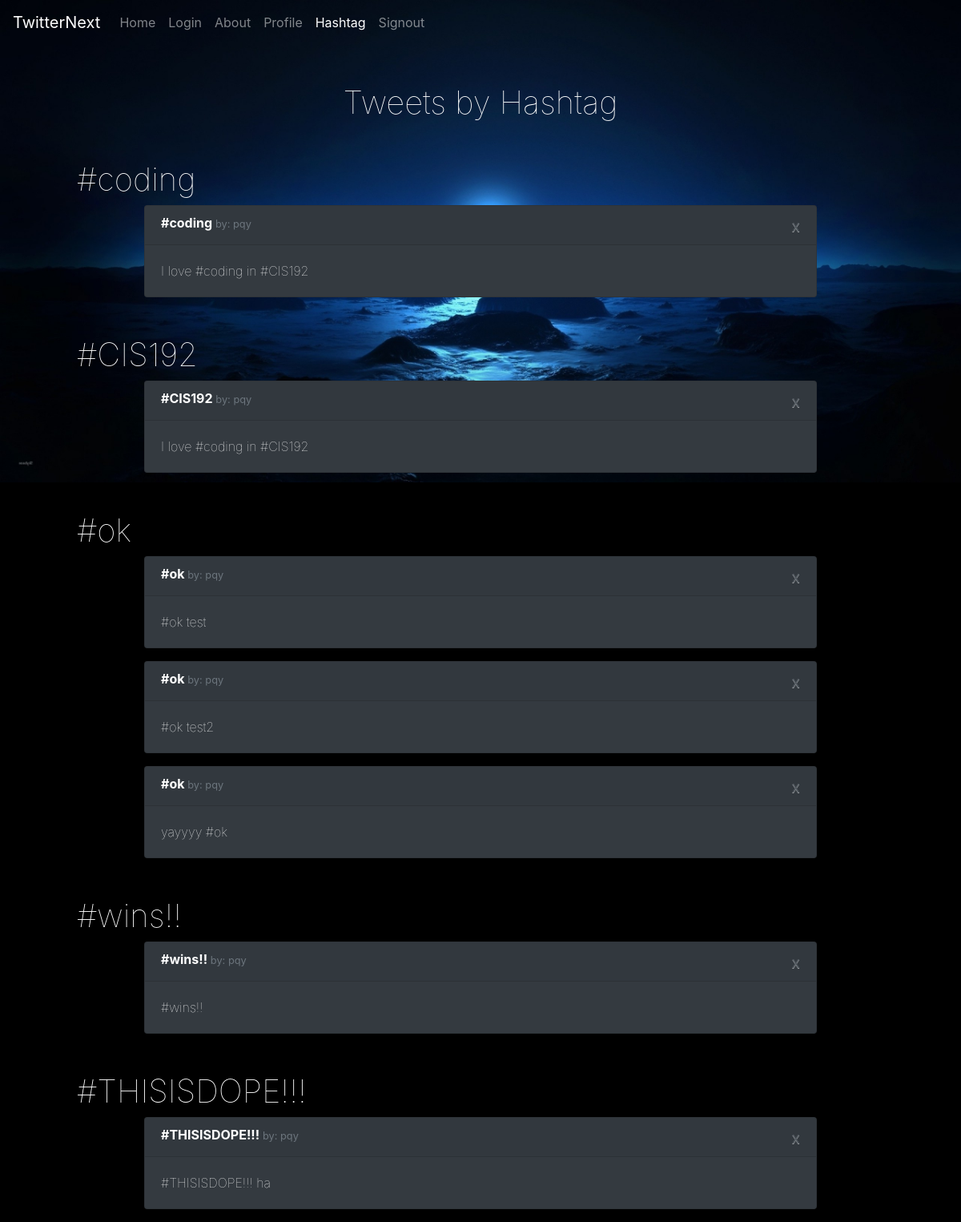
Screenshot of /hashtag/ with the database file from the repository.
### core/models.py (models this page shows, shortened)
class Hashtag(models.Model):
    name = models.CharField(unique=True,max_length=200, primary_key=True)
    tweeted = models.ManyToManyField(Tweet, related_name='tweeted')

class Tweet(models.Model):
    body = models.CharField(max_length=280)
    created_at = models.DateTimeField(auto_now=True)
    author = models.ForeignKey(User, on_delete=models.DO_NOTHING)
    likes = models.ManyToManyField(User, related_name='likes')
    parsed = models.ManyToManyField('TextPair')

### core/views.py (the view)
# urls.py: path('hashtag/', hashtag, name='hashtag'),
def hashtag(request):
    print("start")
    name = request.GET.get('name', '')
    if name is '':
        hashtags = Hashtag.objects.all()
        return render(request, "hashtag.html", {"hashtags" : hashtags})
    else:
        wantName = '#' + name
        print("name:" + wantName)
        hashtags = Hashtag.objects.filter(name=wantName)
        if hashtags.exists():
            return render(request, "hashtag.html", {"hashtags" : hashtags})

### core/templates/hashtag.html (shortened to what this page needs)
<!DOCTYPE html>
<html lang="en">
  <head>
    {% load static %}
    <link rel="stylesheet" type="text/css" href="{% static 'new.css' %}">
    <link
      rel="stylesheet"
      href="https://stackpath.bootstrapcdn.com/bootstrap/4.4.1/css/bootstrap.min.css"
    />
  </head>
  <body class="black">
    <nav class="navbar navbar-expand-lg navbar-dark bg-transparent">
      <a class="navbar-brand active" href="/home">TwitterNext</a>
      <div class="collapse navbar-collapse" id="navbarSupportedContent">
        <ul class="navbar-nav mr-auto">
          <li class="nav-item">
            <a class="nav-link" href="/home">Home</a>
          </li>
          <li class="nav-item">
            <a class="nav-link" href="/login">Login</a>
          </li>
          <li class="nav-item">
            <a class="nav-link" href="/about">About</a>
          </li>
          <li class="nav-item">
            <a class="nav-link" href="/profile">Profile</a>
          </li>
          <li class="nav-item active">
             <a class="nav-link" href="/hashtagAll">Hashtag</a>
          </li>
           <li class="nav-item">
            <a class="nav-link" href="/signout">Signout</a>
          </li>
        </ul>
      </div>
    </nav>
  <h1 class="text-center my-5"> Tweets by Hashtag </h1>
  {% for hashtag in hashtags %}
    <h1 class="ml-5 pl-5 mt-5"> {{hashtag.name}} </h1>
    {% for tweet in hashtag.tweeted.all %}
    <div class="card mx-auto text-white bg-dark mb-3" style="width: 70%;">
      <h6 class="card-header font-weight-light mb-0 align-text-bottom">
        <b class = "font-weight-bold">{{hashtag.name}}   </b><small class="text-muted">by: {{tweet.author}}</small>
        <a class="close text-muted" href="/delete?id={{tweet.id}}"><small>x</small></a>
      </h6>
      <div class="card-body">
        <p class="card-text">{{tweet.body}}</p>
      </div>
    </div>
  {%endfor%}
    {%endfor%}
  </body>
</html>

### core/static/new.css (style rules this page uses)
.black { background-image: url("m1.jpg"); background-size: 100%; background-repeat: no-repeat; background-color: black; }
h1 { color: white !important; opacity: 100%; font-weight: 100 !important; }
p { color: white !important; opacity: 100%; font-weight: 100 !important; }
small { text-align: right; }
.card { background-color: rgba(194, 208, 255, 0.151) !important; }

### rows the page displays
Tweet: author "pqy", body "I love #coding in #CIS192"
Tweet: author "pqy", body "#ok test"
Tweet: author "pqy", body "#ok test2"
Tweet: author "pqy", body "yayyyy #ok"
Tweet: author "pqy", body "#wins!!"
Tweet: author "pqy", body "#THISISDOPE!!! ha"
